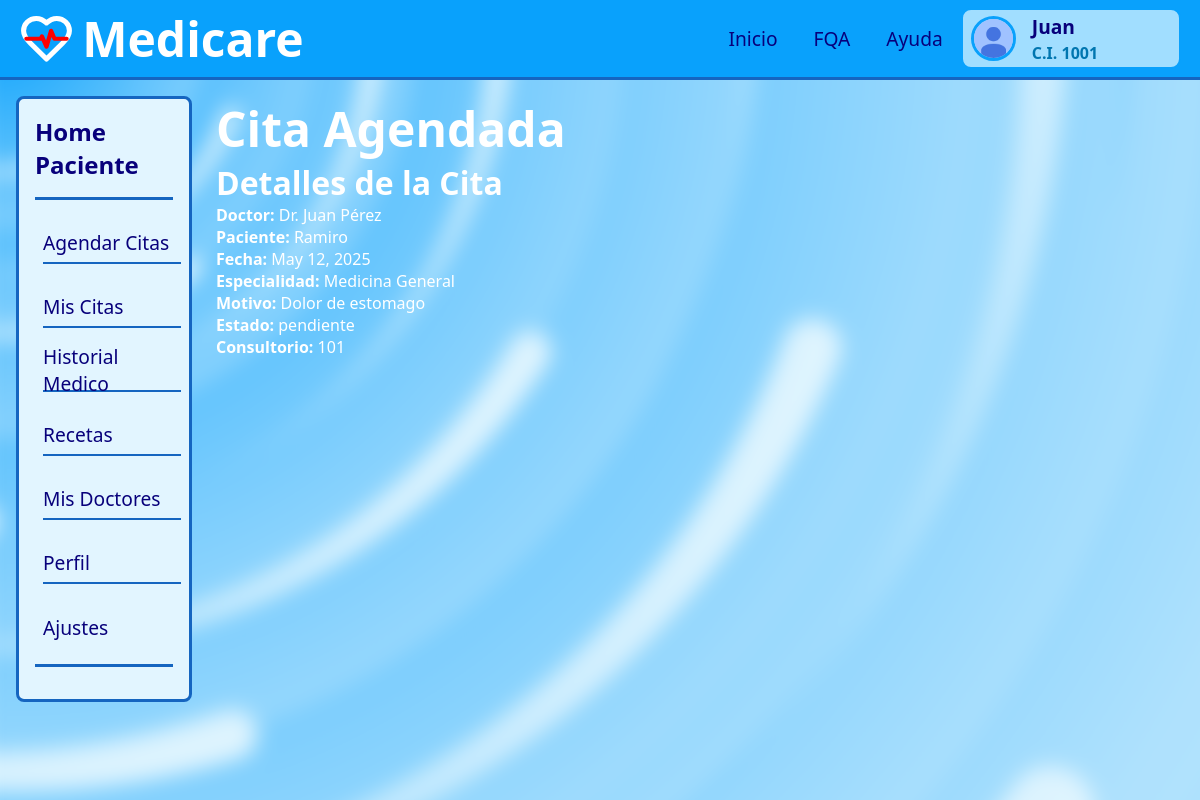
The page /cita/2 (signed in) on the database its author committed.
### apps/users/models.py (models this page shows)
class User(AbstractBaseUser, PermissionsMixin):
    ROLE_CHOICES = (
        ('Paciente', 'Paciente'),
        ('Doctor', 'Doctor'),
        ('Administrador', 'Administrador'),
    )
    cedula_ti = models.CharField(max_length=150, unique=True)
    nombres = models.CharField(max_length=30)
    apellidos = models.CharField(max_length=30)
    fecha_nacimiento = models.DateField(blank=True, null=True)
    email = models.EmailField(unique=True)
    telefono = models.CharField(max_length=15, blank=True, null=True)
    rol = models.CharField(max_length=20, choices=ROLE_CHOICES, default='Paciente')
    is_active = models.BooleanField(default=True)
    is_admin = models.BooleanField(default=False)
    is_staff = models.BooleanField(default=False)   # 🚨 <-- AGREGA ESTA LÍNEA
    email_verificado = models.BooleanField(default=False)
    fecha_registro = models.DateTimeField(default=timezone.now)
    last_login = models.DateTimeField(blank=True, null=True)
    objects = CustomUserManager()
    USERNAME_FIELD = 'cedula_ti'
    EMAIL_FIELD = 'email'
    REQUIRED_FIELDS = ['nombres', 'apellidos', 'fecha_nacimiento', 'telefono', 'email']
    def __str__(self):
        return self.cedula_ti

### apps/citasMedicas/models.py (models this page shows, shortened)
class Cita(models.Model):
    especialidad = models.ForeignKey(Especialidad, on_delete=models.CASCADE, related_name='citas', null=True)
    doctor = models.ForeignKey(Doctor, on_delete=models.CASCADE, related_name='citas')
    paciente = models.ForeignKey(User, on_delete=models.CASCADE, related_name='citas')
    bloque = models.OneToOneField(BloqueHorario, on_delete=models.CASCADE, null=True, related_name='cita')
    motivo = models.TextField(max_length=2000)
    estado = models.CharField(max_length=20, choices=[
        ('pendiente', 'Pendiente'),
        ('confirmada', 'Confirmada'),
        ('cancelada', 'Cancelada')
    ], default='pendiente')

class Doctor(models.Model):
    user = models.OneToOneField(User, on_delete=models.CASCADE, related_name='doctor')
    especialidad = models.ForeignKey(Especialidad, on_delete=models.CASCADE, related_name='doctores')
    consultorio = models.CharField(max_length=100)
    def __str__(self):
        return f'Dr. {self.user.nombres} {self.user.apellidos}'

class BloqueHorario(models.Model):
    doctor = models.ForeignKey(Doctor, on_delete=models.CASCADE, related_name='bloques_horarios')
    jornada = models.ForeignKey(JornadaDiaria, on_delete=models.CASCADE)
    fecha = models.DateField()
    hora_inicio = models.TimeField()
    hora_fin = models.TimeField()
    disponible = models.BooleanField(default=True)

class Especialidad(models.Model):
    nombre = models.CharField(max_length=100)
    descripcion = models.TextField(max_length=2000, blank=True, null=True)
    def __str__(self):
        return self.nombre

### apps/citasMedicas/views.py (the view)
# urls.py: path('cita/<int:cita_id>', citasMedicas_views.citaDetalles, name='citaDetalles'),
@login_required
def citaDetalles(request, cita_id):
    cita = get_object_or_404(Cita, id=cita_id)
    return render(request, 'citadetalles.html', {
        'cita': cita,
    })

### templates/citadetalles.html
{% extends "layouts/dashboard_paciente.html" %}
{% load static %}
{% block head %}
<link rel="stylesheet" href="{% static 'static/css/cita_detalles.css' %}">
{% endblock head %}
{% block content %}
    <main>
        <div class="container">
            <h1 class="text-center">Cita Agendada</h1>
            <div class="row">
                <div class="col-md-12">
                    <h2>Detalles de la Cita</h2>
                    <p><strong>Doctor:</strong> {{ cita.doctor }}</p>
                    <p><strong>Paciente:</strong> {{ cita.paciente.nombres }}</p>
                    <p><strong>Fecha:</strong> {{ cita.bloque.fecha }}</p>
                    <p><strong>Especialidad:</strong> {{ cita.doctor.especialidad }}</p>
                    <p><strong>Motivo:</strong> {{ cita.motivo }}</p>
                    <p><strong>Estado:</strong> {{ cita.estado }}</p>
                    <p><strong>Consultorio:</strong> {{ cita.doctor.consultorio }}</p>
                </div>
            </div>
        </div>
    </main>
{% endblock content %}

### templates/layouts/dashboard_paciente.html (shortened to what this page needs)
{% load static %}
<!DOCTYPE html>
<html lang="en">
<head>
    <link rel="stylesheet" href="{% static 'static/css/l_dashboard_p.css' %}">
    {% block head %}{% endblock head %}
</head>
<body>
    <div class="background">
        <img src="{% static 'static/images/bg_paciente.svg' %}" alt="">
    </div>
    <header>
        <div class="logo">
            <img src="{% static 'static/images/logo_medicare.svg' %}" alt="" width="55px">
            <h1>Medicare</h1>
        </div>
        <div class="interactive">
            <nav>
                <ul>
                    <li class="link-nav"><a href="{% url 'pacienteDashboard' %}">Inicio</a></li>
                    <li class="link-nav"><a href="">FQA</a></li>
                    <li class="link-nav"><a href="">Ayuda</a></li>
                </ul>
            </nav>
            <div class="user">
                <img src="{% static 'static/images/no_photo.jpg' %}" alt="user-photo" class="user-img">
                <div class="brief-info-user">
                    <span>{{ user.nombres }}</span>
                    <span> C.I. {{ user }}</span>
                </div>
            </div>
        </div>
    </header>
    <aside>
        <div class="container">
            <div class="title-aside">
                <a href="">Home</br>Paciente</a>
            </div>
            <ul class="menu-aside">
                <li>
                    <a href="{% url 'agendarcita' %}">Agendar Citas</a>
                </li>
                <li>
                    <a href="{% url 'citas' %}">Mis Citas</a>
                </li>
                <li>
                    <a href="">Historial Medico</a>
                </li>
                <li>
                    <a href="">Recetas</a>
                </li>
                <li>
                    <a href="">Mis Doctores</a>
                </li>
                <li>
                    <a href="">Perfil</a>
                </li>
                <li>
                    <a href="">Ajustes</a>
                </li>
            </ul>
        </div>
    </aside>
    {% block content %}
    {% endblock %}
</body>
</html>

### static/css/l_dashboard_p.css (style rules this page uses)
:root { --header-bg-color: #09A1FC; --header-border-color: #1565C0; --surface-bg-color: #A1DEFF; --surface-bg-color-two: #E2F5FF; --surface-bg-color-three: #F0F8FF; --nav-hover-bg-color: hwb(208 74% 2%); --main-text-color: #FFFFFF; --text-color-one: #08007B; --text-color-two: #0076B0; }
* { box-sizing: border-box; margin: 0; padding: 0; }
a { text-decoration: none; color: inherit; }
ul { list-style: none; }
html,body { height: 100%; margin: 0; padding: 0; font-family: system-ui, -apple-system, BlinkMacSystemFont, 'Segoe UI', Roboto, Oxygen, Ubuntu, Cantarell, 'Open Sans', 'Helvetica Neue', sans-serif; color: var(--main-text-color); }
h1 { font-size: 3rem; }
h2 { font-size: 2rem; }
body { width: 100%; height: 100%; display: grid; grid-template-columns: 0.2fr 1fr; grid-template-rows: 0.1fr 0.9fr; grid-template-areas: "header header" "aside main"; }
header { grid-area: header; background-color: var(--header-bg-color); border-bottom: 0.2rem solid var(--header-border-color); display: flex; justify-content: space-between; align-items: center; padding: 0 1.2rem; }
.logo { display: flex; align-items: center; gap: 0.5rem; cursor: pointer; }
.interactive { display: flex; gap: 0.5rem; align-items: center; }
nav { display: flex; align-items: center; width: fit-content; height: 100%; margin: 0; }
nav > ul { display: flex; align-items: center; justify-content: center; width: fit-content; gap: 1rem; }
.link-nav { display: flex; height: 100%; align-items: center; gap: 0.5rem; padding: 5px 10px; font-size: 1.2rem; color: var(--text-color-one); transition: 0.2s ease-out; font-weight: 500; }
.user { display: flex; align-items: center; gap: 1rem; width: 220px; padding: 0.2rem 0.5rem; border-radius: 10px; color: var(--text-color-one); background-color: var(--surface-bg-color); border: 2px solid var(--header-bg-color); cursor: pointer; transition: 0.2s ease-out; }
.user > img { border: 3px solid var(--header-bg-color); width: 45px; height: 45px; border-radius: 50%; object-fit: cover; }
.brief-info-user { display: flex; flex-direction: column; gap: 0.1rem; }
.brief-info-user :first-child { font-size: 1.2rem; font-weight: 600; }
.brief-info-user :last-child { color: var(--text-color-two); font-size: 1rem; font-weight: 600; }
aside { grid-area: aside; padding: 1rem 0.5rem 1rem 1rem; }
aside .container { display: flex; flex-direction: column; color: var(--text-color-one); background-color: var(--surface-bg-color-two); border: 3px solid var(--header-border-color); cursor: pointer; transition: 0.2s ease-out; border-radius: 8px; }
.title-aside { display: flex; align-items: center; gap: 0.5rem; padding: 1rem 0 1rem 0; margin: 0 1rem; font-size: 1.5rem; font-weight: bold; border-bottom: 3px solid var(--header-border-color); }
.menu-aside { display: flex; flex-direction: column; justify-content: center; padding: 1rem 0 1rem 0; margin: 0 1rem 2rem 1rem; font-size: 1.2rem; font-weight: 500; gap: 1rem; border-bottom: 3px solid var(--header-border-color); }
.menu-aside li { display: flex; align-items: center; gap: 0.5rem; width: 100%; height: 3rem; padding: 0.4rem 0 0 0; margin: 0 0 0 0.5rem; cursor: pointer; border-bottom: 2px solid var(--header-border-color); }
.menu-aside li a { display: flex; align-items: center; width: 100%; height: 100%; transition: 0.2s ease-out; }
.menu-aside li:last-child { border-bottom: none; }
main { grid-area: main; display: flex; flex-direction: column; padding: 1rem; gap: 1rem; }

### rows shown on the page
User: nombres "Juan", cedula_ti "1001"
Cita: doctor "Dr. Juan Pérez", paciente.nombres "Ramiro", bloque.fecha "May 12, 2025", doctor.especialidad "Medicina General", motivo "Dolor de estomago", estado "pendiente", doctor.consultorio "101"
